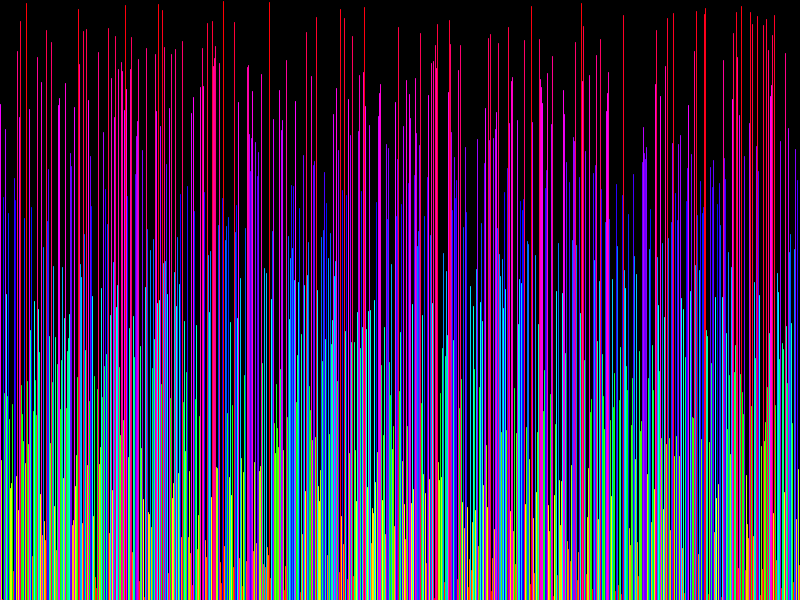
Frame 1 (no input)
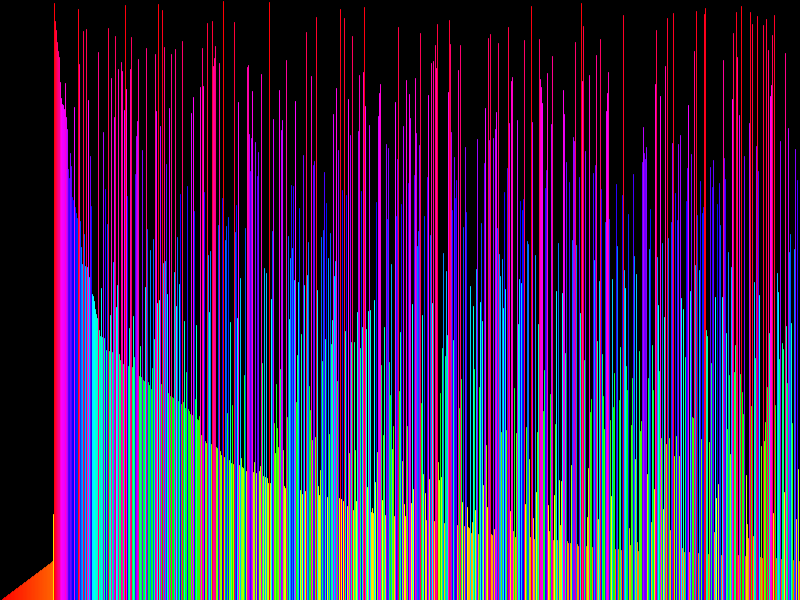
Frame 60 (the mouse pressed at the canvas centre just before this capture)
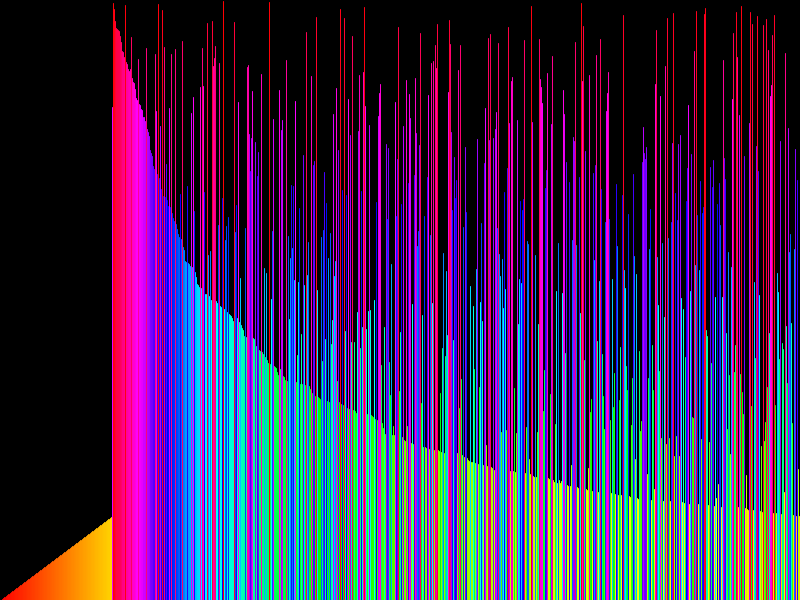
Frame 120 (the mouse held since frame 60 and released just before this capture)

The Processing sketch that drew these frames (run headless with seeded random() and noise(); from frame 60 on, the mouse is pressed at the canvas centre):

// Processing sketch: Sorting_Visualization
// ── Sorting_Visualization.pde
import java.util.*;

Integer[] lines;

int si = 0, sk = 1;

void setup(){
  size(800, 600);
  colorMode(HSB);
  
  //Generating array
  float lineK = (float) height / (float) width;
  lines = new Integer[width];
  for (int x = 0; x < width; x++){
    lines[x] = floor(lineK * x);
  }
  
  //Shuffling array
  List<Integer> tmp = Arrays.asList(lines);
  Collections.shuffle(tmp);
  lines = tmp.toArray(new Integer[0]);
}

void draw(){
   background(0);
   for (int i = 0; i < width; i++){
     int y = lines[i];
     float c = map(y, 0, height, 0, 255);
     stroke(c, 255, 255);
     line(i, height, i, height - y);
   }
   
   //Buble sort
   for(int count = 0 ; count < 700; count++){
     if (si == width - 2) {
       break;
     }
     else{
       if (sk == width) {
         si++;
         sk = si+1;
       }
       if (lines[sk] < lines[si]) {
         int z = lines[sk];
         lines[sk] = lines[si];
         lines[si] = z;
       }
       sk++;
     }
   }
}
